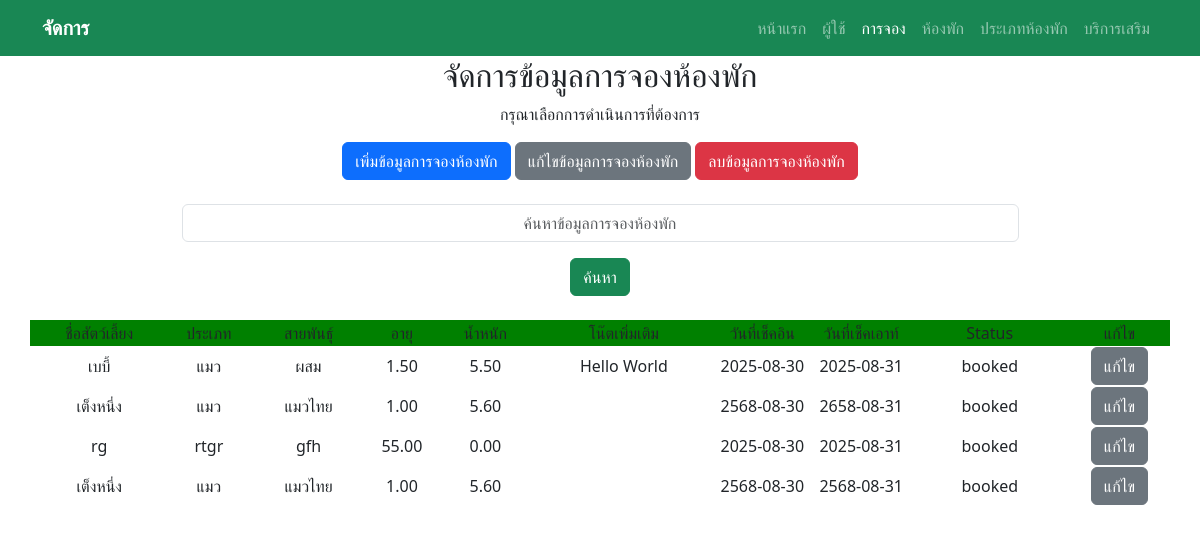
/dbms_bookings_update.php (signed in), run on the app's committed database.
### tables this page shows
CREATE TABLE `bookings` (
  `booking_id` int(11) NOT NULL,
  `user_id` int(11) NOT NULL,
  `room_id` int(11) NOT NULL,
  `pet_name` varchar(100) NOT NULL,
  `pet_type` varchar(50) NOT NULL,
  `pet_breed` varchar(100) DEFAULT NULL,
  `pet_age` decimal(5,2) DEFAULT NULL,
  `pet_weight` decimal(5,2) DEFAULT NULL,
  `pet_notes` text DEFAULT NULL,
  `check_in` date NOT NULL,
  `check_out` date NOT NULL,
  `status` enum('available','booked','maintenance') DEFAULT 'available',
  `service_id` int(11) DEFAULT NULL
);

### dbms_bookings_update.php (the view, shortened to what this page needs)
<!DOCTYPE html>
<html lang="th">
<head>
  <link href="https://cdn.jsdelivr.net/npm/bootstrap@5.3.2/dist/css/bootstrap.min.css" rel="stylesheet">
</head>
<nav class="navbar navbar-expand-lg navbar-dark bg-success sticky-top">
  <div class="container">
    <a class="navbar-brand fw-bold" href="dbms.php">จัดการ</a>
    <div class="collapse navbar-collapse">
      <ul class="navbar-nav ms-auto">
        <li class="nav-item"><a class="nav-link" href="index.php">หน้าแรก</a></li>
        <li class="nav-item"><a class="nav-link" href="dbms_users_show.php">ผู้ใช้</a></li>
        <li class="nav-item"><a class="nav-link active" href="dbms_bookings_show.php">การจอง</a></li>
        <li class="nav-item"><a class="nav-link" href="dbms_rooms_show.php">ห้องพัก</a></li>
        <li class="nav-item"><a class="nav-link" href="dbms_roomtypes_show.php">ประเภทห้องพัก</a></li>
        <li class="nav-item"><a class="nav-link" href="dbms_services_show.php">บริการเสริม</a></li>
      </ul>
    </div>
  </div>
</nav>
<body>
<header>
    <form method="post" action="">
        <div class="container">
            <h2 class="text-center text-dark">จัดการข้อมูลการจองห้องพัก</h2>
            <p class="text-center text-dark">กรุณาเลือกการดำเนินการที่ต้องการ</p>
            <div class="text-center mb-4">
                <a href="dbms_bookings_insert.php" class="btn btn-primary">เพิ่มข้อมูลการจองห้องพัก</a>
                <a href="dbms_bookings_update.php" class="btn btn-secondary">แก้ไขข้อมูลการจองห้องพัก</a>
                <a href="dbms_bookings_delete.php" class="btn btn-danger">ลบข้อมูลการจองห้องพัก</a>
            </div>
            <div class="d-flex justify-content-center mb-3">
                <input class="form-control w-75 text-center" type="text" name="search" id="search" placeholder="ค้นหาข้อมูลการจองห้องพัก">
            </div>
            <div class="col-12 text-center">
                <button type="submit" class="btn btn-success mb-4">ค้นหา</button>
            </div>
        </div>
    </form>
</header>
<?php
    include 'conn.php';
    $sql = "SELECT * FROM bookings";
    $sql.= " ORDER BY booking_id ASC";
    $result = $conn->query($sql);
    if ($result->num_rows > 0) {
        echo "<table width='95%' border='0' align='center'>";
        echo "<tr bgcolor='green'>";
        echo "<td width='7%'><center>ชื่อสัตว์เลี้ยง</center></td>";
        echo "<td width='4%'><center>ประเภท</center></td>";
        echo "<td width='6%'><center>สายพันธุ์</center></td>";
        echo "<td width='3%'><center>อายุ</center></td>";
        echo "<td width='5%'><center>น้ำหนัก</center></td>";
        echo "<td width='9%'><center>โน๊ตเพิ่มเติม</center></td>";
        echo "<td width='5%'><center>วันที่เช็คอิน</center></td>";
        echo "<td width='5%'><center>วันที่เช็คเอาท์</center></td>";
        echo "<td width='8%'><center>Status</center></td>";
        echo "<td width='5%'><center>แก้ไข</center></td>";
        echo "</tr>";
    while($result_array = $result->fetch_assoc()) {
        echo "<tr>";
        echo "<td><center>".$result_array['pet_name']."</center></td>";
        echo "<td><center>".$result_array['pet_type']."</center></td>";
        echo "<td><center>".$result_array['pet_breed']."</center></td>";
        echo "<td><center>".$result_array['pet_age']."</center></td>";
        echo "<td><center>".$result_array['pet_weight']."</center></td>";
        echo "<td><center>".$result_array['pet_notes']."</center></td>";
        echo "<td><center>".$result_array['check_in']."</center></td>";
        echo "<td><center>".$result_array['check_out']."</center></td>";
        echo "<td><center>".$result_array['status']."</center></td>";
        echo "<td><center><a href='dbms_bookings_update2.php?val=".md5($result_array['booking_id'])."'target='_self' role='button' class='btn btn-secondary'>แก้ไข</a></center></td>";
        echo  "</tr>";
    }
        echo "</table>";
    }else{
        echo "<center>ไม่พบข้อมูล</center>";
    }
?>
</body>
</html>

### data on the page
bookings: pet_name "เบบี้", pet_type "แมว", pet_breed "ผสม", pet_age "1.50", pet_weight "5.50", pet_notes "Hello World", check_in "2025-08-30", check_out "2025-08-31", status "booked"
bookings: pet_name "เต็งหนึ่ง", pet_type "แมว", pet_breed "แมวไทย", pet_age "1.00", pet_weight "5.60", check_in "2568-08-30", check_out "2658-08-31", status "booked"
bookings: pet_name "rg", pet_type "rtgr", pet_breed "gfh", pet_age "55.00", pet_weight "0.00", check_in "2025-08-30", check_out "2025-08-31", status "booked"
bookings: pet_name "เต็งหนึ่ง", pet_type "แมว", pet_breed "แมวไทย", pet_age "1.00", pet_weight "5.60", check_in "2568-08-30", check_out "2568-08-31", status "booked"
